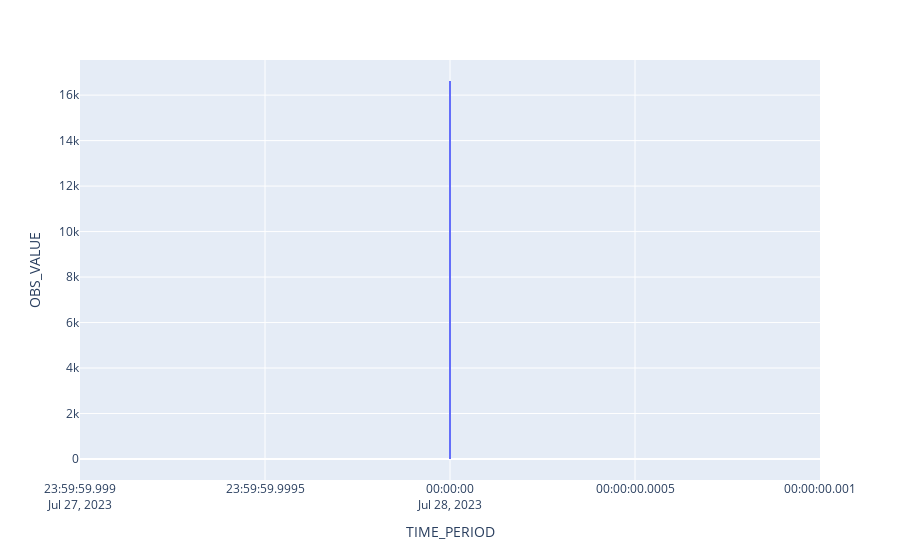

This figure's notebook cell:
### Markdown cell above
## EDA

### Code cell
def plotly_lineplot(df, x_var, y_var):
    fig = px.line(df, x=x_var, y=y_var)
    fig.show()

plotly_lineplot(df=df, x_var="TIME_PERIOD", y_var="OBS_VALUE")

### Figure 1 — Plotly figure (JSON) as saved in the notebook; plotly's stock layout.template omitted (floating-point values rounded to 4 significant figures)
{"data": [{"hovertemplate": "TIME_PERIOD=%{x}<br>OBS_VALUE=%{y}<extra></extra>", "legendgroup": "", "line": {"color": "#636efa", "dash": "solid"}, "marker": {"symbol": "circle"}, "mode": "lines", "name": "", "orientation": "v", "showlegend": false, "type": "scatter", "x": ["2023-07-28T00:00:00", "2023-07-28T00:00:00", "2023-07-28T00:00:00", "2023-07-28T00:00:00", "2023-07-28T00:00:00", "2023-07-28T00:00:00", "2023-07-28T00:00:00", "2023-07-28T00:00:00", "2023-07-28T00:00:00", "2023-07-28T00:00:00", "2023-07-28T00:00:00", "2023-07-28T00:00:00", "2023-07-28T00:00:00", "2023-07-28T00:00:00", "2023-07-28T00:00:00", "2023-07-28T00:00:00", "2023-07-28T00:00:00", "2023-07-28T00:00:00", "2023-07-28T00:00:00", "2023-07-28T00:00:00", "2023-07-28T00:00:00", "2023-07-28T00:00:00", "2023-07-28T00:00:00", "2023-07-28T00:00:00", "2023-07-28T00:00:00", "2023-07-28T00:00:00", "2023-07-28T00:00:00", "2023-07-28T00:00:00", "2023-07-28T00:00:00", "2023-07-28T00:00:00"], "xaxis": "x", "y": [1.101, 153.3, 1.956, 24.03, 7.453, 0.8556, 383.3, 4.411, 4.931, 11.55, 0.9554, 144.9, 11.17, 29.68, 1.651, 5.2, 1.455, 7.88, 8.586, 16620.0, 4.072, 90.5, 1407.0, 18.4, 5.014, 1.786, 60.41, 1.465, 37.85, 19.43], "yaxis": "y"}], "layout": {"legend": {"tracegroupgap": 0}, "margin": {"t": 60}, "xaxis": {"anchor": "y", "domain": [0, 1], "title": {"text": "TIME_PERIOD"}}, "yaxis": {"anchor": "x", "domain": [0, 1], "title": {"text": "OBS_VALUE"}}}}
